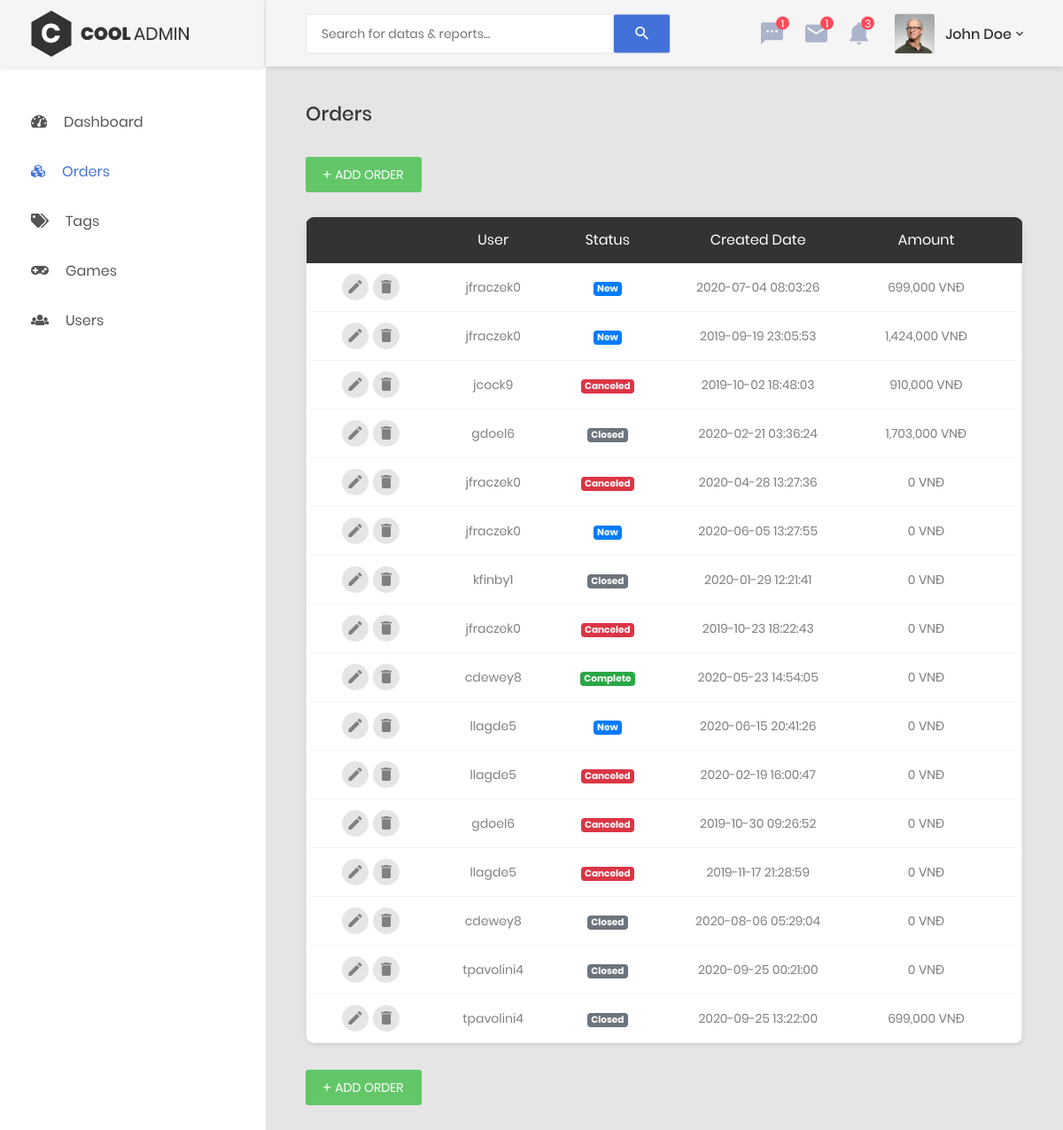
Page /admin.php?ctrl=order on the committed database.
### tables this page shows
CREATE TABLE IF NOT EXISTS `orders` (
  `id` int(11) NOT NULL AUTO_INCREMENT,
  `user_id` int(11) NOT NULL DEFAULT '0',
  `status` int(11) NOT NULL DEFAULT '0',
  `created` datetime NOT NULL,
  PRIMARY KEY (`id`),
  KEY `FK__users` (`user_id`),
  CONSTRAINT `FK__users` FOREIGN KEY (`user_id`) REFERENCES `users` (`id`) ON UPDATE CASCADE
);

CREATE TABLE IF NOT EXISTS `users` (
  `id` int(11) NOT NULL AUTO_INCREMENT,
  `username` text,
  `password` text,
  `email` text,
  `phone` text,
  `created` datetime DEFAULT NULL,
  `birthday` text,
  `fullname` text,
  PRIMARY KEY (`id`)
);

### admin.php (called while the page is built)
<?php
$ctrl = "admin";
if(isset($_GET["ctrl"])){
    $ctrl = $_GET["ctrl"];
}
include_once "controllers/$ctrl.php";

### models/database.php (called while the page is built, shortened)
<?php
function getConnection(){
    $host= 'localhost';
    $dbname = 'web204_gamestore';
    $username = 'root';
    $password = '';
    $options = array(PDO::MYSQL_ATTR_INIT_COMMAND => "SET NAMES utf8",
    PDO::ATTR_ERRMODE => PDO::ERRMODE_EXCEPTION);
    $DBH = new PDO('mysql:host='.$host.';dbname='.$dbname,$username,$password,$options);
    return $DBH;
}
function query($sql){
    $connect = getConnection();
    $result = $connect->query($sql)->fetchAll();
    return $result;
}
function queryOne($sql){
    $connect = getConnection();
    $result = $connect->query($sql)->fetch(PDO::FETCH_ASSOC);
    return $result;
}
?>

### models/order.php (called while the page is built, shortened)
<?php
include_once("database.php");
function getAllOrders(){
    $sql = "select * from orders";
    return query($sql);
}
function orderAmount($id){
    $sql = "select sum(quantity*price) from order_items where order_id = ".$id.";";
    return query($sql);
}
?>

### models/user.php (called while the page is built, shortened)
<?php
include_once("database.php");
function getUserById($id){
    $sql = "select * from users where id=$id";
    return queryOne($sql);
}
?>

### views/admin/order/order.php (the view, shortened to what this page needs)
<div class="main-content">
    <div class="section__content section__content--p30">
        <div class="container-fluid">
            <div class="row">
                <div class="col-lg-12">
                    <h2 class="title-5 m-b-35">Orders</h2>
                    <div class="table-data__tool">
                        <div class="table-data__tool-left">
                            <a href="admin.php?ctrl=order&act=add"
                                class="au-btn au-btn-icon au-btn--green au-btn--small">
                                <i class="zmdi zmdi-plus"></i>add order
                            </a>
                        </div>
                    </div>
                    <div class="table-responsive table--no-card m-b-30">
                        <table class="table table-borderless table-data3 table-earning">
                            <thead>
                                <tr>
                                    <th></th>
                                    <th>User</th>
                                    <th>Status</th>
                                    <th>Created Date</th>
                                    <th>Amount</th>
                                </tr>
                            </thead>
                            <tbody>
                                <?php
                                                foreach($orders as $order){
                                                    echo '
                                                    <tr>
                                                        <td>
                                                            <div class="table-data-feature">
                                                                <a href="admin.php?ctrl=order&act=edit&id='.$order['id'].'"  class="item" data-toggle="tooltip" data-placement="top" title="Edit">
                                                                    <i class="zmdi zmdi-edit"></i>
                                                                </a>
                                                                <button onclick="deleteRow(\''.trim(getUserById($order['user_id'])['username']).'\','.$order['id'].')" class="item" data-toggle="tooltip" data-placement="top" title="Delete">
                                                                    <i class="zmdi zmdi-delete"></i>
                                                                </button>
                                                            </div>
                                                        </td>
                                                        <td>'.getUserById($order['user_id'])['username'].'</td>
                                                        <td>
                                                            ';
                                                             switch($order['status']){
                                                                case 0:
                                                                    echo '<span class="badge badge-primary">New</span>';
                                                                break;
                                                                case 1:
                                                                    echo '<span class="badge badge-success">Complete</span>';
                                                                break;
                                                                case 2:
                                                                    echo '<span class="badge badge-secondary">Closed</span>';
                                                                break;
                                                                case 3:
                                                                    echo '<span class="badge badge-danger">Canceled</span>';
                                                                break;
                                                            }
                                                        echo '
                                                        </td>
                                                        <td>'.$order['created'].'</td>
                                                        <td>'.number_format((int)orderAmount($order['id'])[0][0].'000', 0, '', ',').' VNĐ</td>
                                                    </tr>';
                                                }
                                            ?>
                            </tbody>
                        </table>
                    </div>
                    <div class="table-data__tool">
                        <div class="table-data__tool-left">
                            <a href="admin.php?ctrl=tag&act=add" class="au-btn au-btn-icon au-btn--green au-btn--small">
                                <i class="zmdi zmdi-plus"></i>add order
                            </a>
                        </div>
                    </div>
                </div>
            </div>
        </div>
    </div>
</div>

### controllers/order.php (shortened to what this page needs)
<?php
include_once "models/user.php";
include_once "models/game.php";
include_once "models/order.php";
$act = "index";
switch($act){
    case "index":
        $orders = getAllOrders();
        include_once "views/admin/admin-header.php";
        include_once "views/admin/order/order.php";
        include_once "views/admin/admin-footer.php";
    break;
}
?>

### views/admin/admin-header.php (shortened to what this page needs)
<!DOCTYPE html>
<html lang="en">
<head>
    <link href="assets/css/font-face.css" rel="stylesheet" media="all">
    <link href="assets/vendor/font-awesome-4.7/css/font-awesome.min.css" rel="stylesheet" media="all">
    <link href="assets/vendor/font-awesome-5/css/fontawesome-all.min.css" rel="stylesheet" media="all">
    <link href="assets/vendor/mdi-font/css/material-design-iconic-font.min.css" rel="stylesheet" media="all">
    <link href="assets/vendor/bootstrap-4.1/bootstrap.min.css" rel="stylesheet" media="all">
    <link href="assets/vendor/animsition/animsition.min.css" rel="stylesheet" media="all">
    <link href="assets/vendor/bootstrap-progressbar/bootstrap-progressbar-3.3.4.min.css" rel="stylesheet" media="all">
    <link href="assets/vendor/wow/animate.css" rel="stylesheet" media="all">
    <link href="assets/vendor/css-hamburgers/hamburgers.min.css" rel="stylesheet" media="all">
    <link href="assets/vendor/slick/slick.css" rel="stylesheet" media="all">
    <link href="assets/vendor/select2/select2.min.css" rel="stylesheet" media="all">
    <link href="assets/vendor/perfect-scrollbar/perfect-scrollbar.css" rel="stylesheet" media="all">
    <link href="assets/vendor/dropzone-5.7.0/dist/dropzone.css" rel="stylesheet" media="all">
    <link href="assets/vendor/dropzone-5.7.0/dist/basic.css" rel="stylesheet" media="all">
    <link href="assets/css/theme.css" rel="stylesheet" media="all">
</head>
<body class="animsition">
    <div class="page-wrapper">
        <aside class="menu-sidebar d-none d-lg-block">
            <div class="logo">
                <a href="#">
                    <img src="assets/images/icon/logo.png" alt="Cool Admin" />
                </a>
            </div>
            <div class="menu-sidebar__content js-scrollbar1">
                <nav class="navbar-sidebar">
                    <ul class="list-unstyled navbar__list">
                        <li <?php if($ctrl == "admin"){echo "class=\"active\"";}?> >
                            <a href="admin.php">
                                <i class="fas fa-tachometer-alt"></i>Dashboard
                            </a>
                        </li>
                        <li <?php if($ctrl == "order"){echo "class=\"active\"";}?> >
                            <a href="admin.php?ctrl=order">
                                <i class="fas fa-cubes"></i>Orders
                            </a>
                        </li>
                        <li  <?php if($ctrl == "tag"){echo "class=\"active\"";}?> >
                            <a href="admin.php?ctrl=tag">
                                <i class="fas fa-tags"></i>Tags
                            </a>
                        </li>
                        <li <?php if($ctrl == "game"){echo "class=\"active\"";}?>>
                            <a href="admin.php?ctrl=game">
                                <i class="fas fa-gamepad"></i>Games
                            </a>
                        </li>
                        <li <?php if($ctrl == "user"){echo "class=\"active\"";}?> >
                            <a href="admin.php?ctrl=user">
                                <i class="fas fa-users"></i>Users</a>
                        </li>
                    </ul>
                </nav>
            </div>
        </aside>
        <div class="page-container">
            <header class="header-desktop">
                <div class="section__content section__content--p30">
                    <div class="container-fluid">
                        <div class="header-wrap">
                            <form class="form-header" action="" method="POST">
                                <input class="au-input au-input--xl" type="text" name="search"
                                    placeholder="Search for datas &amp; reports..." />
                                <button class="au-btn--submit" type="submit">
                                    <i class="zmdi zmdi-search"></i>
                                </button>
                            </form>
                            <div class="header-button">
                                <div class="noti-wrap">
                                    <div class="noti__item js-item-menu">
                                        <i class="zmdi zmdi-comment-more"></i>
                                        <span class="quantity">1</span>
                                    </div>
                                    <div class="noti__item js-item-menu">
                                        <i class="zmdi zmdi-email"></i>
                                        <span class="quantity">1</span>
                                    </div>
                                    <div class="noti__item js-item-menu">
                                        <i class="zmdi zmdi-notifications"></i>
                                        <span class="quantity">3</span>
                                    </div>
                                </div>
                                <div class="account-wrap">
                                    <div class="account-item clearfix js-item-menu">
                                        <div class="image">
                                            <img src="assets/images/icon/avatar-01.jpg" alt="John Doe" />
                                        </div>
                                        <div class="content">
                                            <a class="js-acc-btn" href="#">john doe</a>
                                        </div>
                                    </div>
                                </div>
                            </div>
                        </div>
                    </div>
                </div>
            </header>

### views/admin/admin-footer.php (shortened to what this page needs)
        </div>
</div>
</body>
</html>

### rows in the picture
orders: user.username "jfraczek0", status "New", created "2020-07-04 08:03:26", id "699,000"
orders: user.username "jfraczek0", status "New", created "2019-09-19 23:05:53", id "1,424,000"
orders: user.username "jcock9", status "Canceled", created "2019-10-02 18:48:03", id "910,000"
orders: user.username "gdoel6", status "Closed", created "2020-02-21 03:36:24", id "1,703,000"
orders: user.username "jfraczek0", status "Canceled", created "2020-04-28 13:27:36", id "0"
orders: user.username "jfraczek0", status "New", created "2020-06-05 13:27:55", id "0"
orders: user.username "kfinby1", status "Closed", created "2020-01-29 12:21:41", id "0"
orders: user.username "jfraczek0", status "Canceled", created "2019-10-23 18:22:43", id "0"
orders: user.username "cdewey8", status "Complete", created "2020-05-23 14:54:05", id "0"
orders: user.username "llagde5", status "New", created "2020-06-15 20:41:26", id "0"
orders: user.username "llagde5", status "Canceled", created "2020-02-19 16:00:47", id "0"
orders: user.username "gdoel6", status "Canceled", created "2019-10-30 09:26:52", id "0"
orders: user.username "llagde5", status "Canceled", created "2019-11-17 21:28:59", id "0"
orders: user.username "cdewey8", status "Closed", created "2020-08-06 05:29:04", id "0"
orders: user.username "tpavolini4", status "Closed", created "2020-09-25 00:21:00", id "0"
orders: user.username "tpavolini4", status "Closed", created "2020-09-25 13:22:00", id "699,000"
